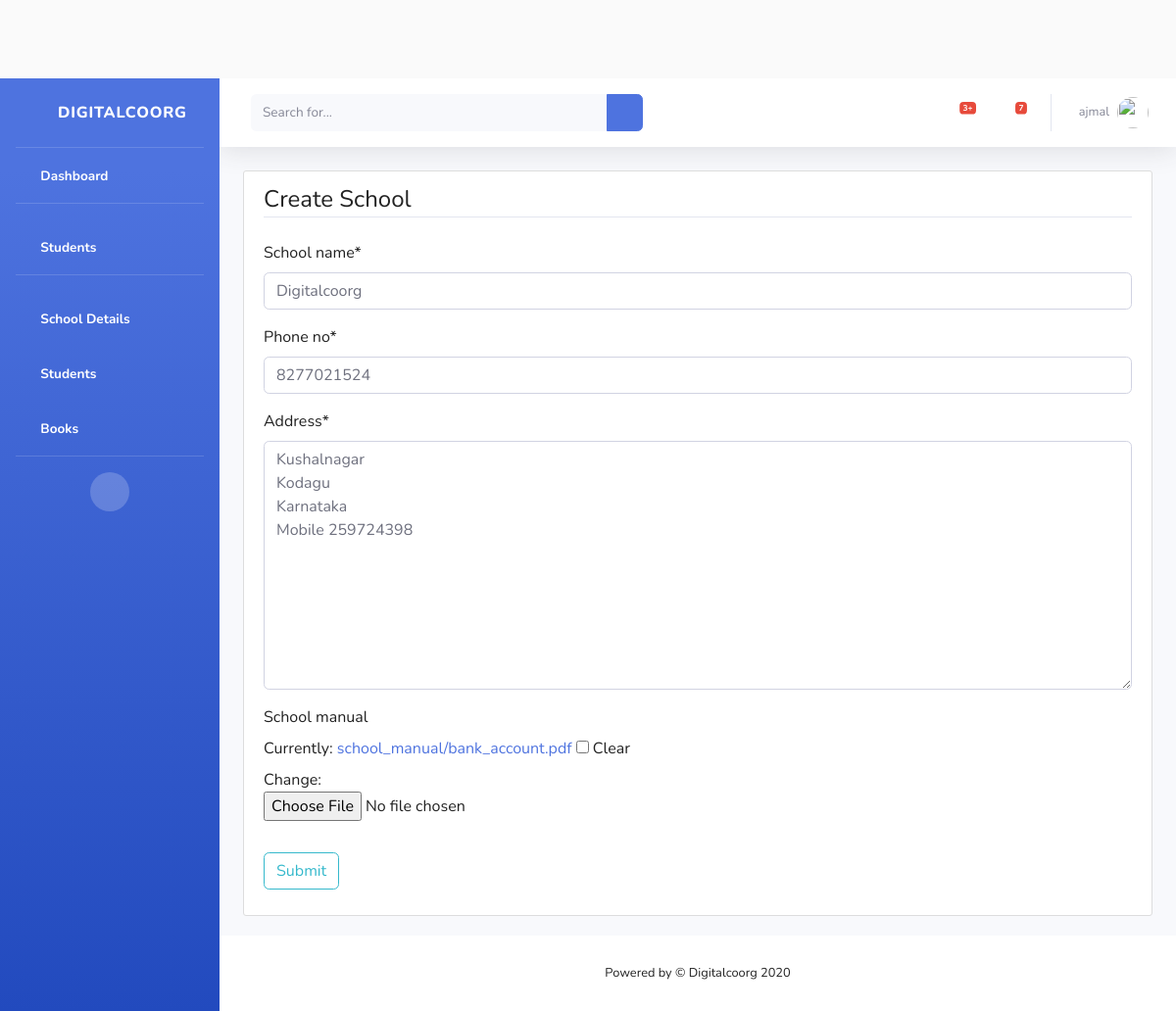
Screenshot of /students/school/6/update/ (signed in) with the database file from the repository.
### students/models.py (models this page shows, shortened)
class School(models.Model):
    school_name = models.CharField(max_length=250)
    phone_no = models.CharField(max_length=13)
    address = models.TextField()
    date_posted = models.DateTimeField(default=timezone.now)
    author = models.ForeignKey(User, on_delete=models.CASCADE)
    school_manual = models.FileField(upload_to='school_manual', null=True,blank=True)

### students/views.py (the view, shortened to what this page needs)
# urls.py: path('school/<int:pk>/update/', SchoolUpdateView.as_view(), name='school-update'),
class SchoolUpdateView(LoginRequiredMixin, UserPassesTestMixin, UpdateView):
    model = School
    fields = ['school_name','phone_no','address','school_manual']
    def test_func(self):
        school = self.get_object()
        if self.request.user == school.author:
            return True
        return False

### students/templates/students/school_form.html (shortened to what this page needs)
{% extends "students/base.html" %}
{% load crispy_forms_tags %}
{% block content %}
    <div class="content-section">
        <form method="POST" enctype="multipart/form-data" >
            <fieldset class="form-group">
                <legend class="border-bottom mb-4">Create School</legend>
                {{ form|crispy }}
            </fieldset>
            <div class="form-group">
                <button class="btn btn-outline-info" type="submit">Submit</button>
            </div>
        </form>
    </div>
{% endblock content %}

### students/templates/students/base.html (shortened to what this page needs)
{% load static %}
<!DOCTYPE html>
<html lang="en">
<head>
  <link href="{% static 'vendor/fontawesome-free/css/all.min.css' %}" rel="stylesheet" type="text/css">
  <link href="{% static 'css/sb-admin-2.min.css' %}" rel="stylesheet">
  <link rel="stylesheet" type="text/css" href="{% static 'blog/main.css' %}">
</head>
<body id="page-top">
  <div id="wrapper">
    <ul class="navbar-nav bg-gradient-primary sidebar sidebar-dark accordion" id="accordionSidebar">
      <a class="sidebar-brand d-flex align-items-center justify-content-center" href="{% url 'student-home' %}">
        <div class="sidebar-brand-icon rotate-n-15">
          <i class="fas fa-laugh-wink"></i>
        </div>
        <div class="sidebar-brand-text mx-3">Digitalcoorg</div>
      </a>
      <hr class="sidebar-divider my-0">
      <li class="nav-item active">
        <a class="nav-link" href="{% url 'student-home' %}">
          <i class="fas fa-fw fa-tachometer-alt"></i>
          <span>Dashboard</span></a>
      </li>
      <hr class="sidebar-divider">
        <li class="nav-item active">
          <a class="nav-link" href="{% url 'student-home' %}">
            <i class="fas fa-fw fa-tachometer-alt"></i>
            <span>Students</span></a>
        </li>
        <hr class="sidebar-divider">
       <li class="nav-item active">
        <a class="nav-link collapsed" href="{% url 'schools' %}" data-toggle="collapse" data-target="#collapseTwo" aria-expanded="true" aria-controls="collapseTwo">
          <i class="fas fa-fw  fa-university"></i>
          <span>School Details</span>
        </a>
      </li>
      <li class="nav-item active">
        <a class="nav-link collapsed" href="{% url 'student-home' %}" data-toggle="collapse" data-target="#collapseThree" aria-expanded="true" aria-controls="collapseThree">
          <i class="fas fa-fw fa-user-circle"></i>
          <span>Students</span>
        </a>
      </li>
       <li class="nav-item active">
        <a class="nav-link collapsed" href="{% url 'book_list' %}" data-toggle="collapse" data-target="#collapseBook" aria-expanded="true" aria-controls="collapseBook">
          <i class="fas fa-fw fa-book"></i>
          <span>Books</span>
        </a>
      </li>
      <hr class="sidebar-divider d-none d-md-block">
      <div class="text-center d-none d-md-inline">
        <button class="rounded-circle border-0" id="sidebarToggle"></button>
      </div>
    </ul>
    <div id="content-wrapper" class="d-flex flex-column">
      <div id="content">
        <nav class="navbar navbar-expand navbar-light bg-white topbar mb-4 static-top shadow">
          <form class="d-none d-sm-inline-block form-inline mr-auto ml-md-3 my-2 my-md-0 mw-100 navbar-search">
            <div class="input-group">
              <input type="text" class="form-control bg-light border-0 small" placeholder="Search for..." aria-label="Search" aria-describedby="basic-addon2">
              <div class="input-group-append">
                <button class="btn btn-primary" type="button">
                  <i class="fas fa-search fa-sm"></i>
                </button>
              </div>
            </div>
          </form>
          <ul class="navbar-nav ml-auto">
            {% if user.is_authenticated %}
            <li class="nav-item dropdown no-arrow mx-1">
              <a class="nav-link dropdown-toggle" href="#" id="alertsDropdown" role="button" data-toggle="dropdown" aria-haspopup="true" aria-expanded="false">
                <i class="fas fa-bell fa-fw"></i>
                <span class="badge badge-danger badge-counter">3+</span>
              </a>
            </li>
            <li class="nav-item dropdown no-arrow mx-1">
              <a class="nav-link dropdown-toggle" href="#" id="messagesDropdown" role="button" data-toggle="dropdown" aria-haspopup="true" aria-expanded="false">
                <i class="fas fa-envelope fa-fw"></i>
                <span class="badge badge-danger badge-counter">7</span>
              </a>
            </li>
            <li class="nav-item dropdown no-arrow">
              <a class="nav-link dropdown-toggle" href="#" id="userDropdown" role="button" data-toggle="dropdown" aria-haspopup="true" aria-expanded="false">
                <span class="mr-2 d-none d-lg-inline text-gray-600 small">{{ user.username }}</span>
                <img class="img-profile rounded-circle" src="https://source.unsplash.com/QAB-WJcbgJk/60x60">
              </a>
            </li>
            {% endif %}
          </ul>
        </nav>
		<div class="container-fluid">
		<div class="row">
        <div class="col-md-12">
          {% block content %}{% endblock %}
        </div>
      </div>
        </div>
      </div>
      <footer class="sticky-footer bg-white">
        <div class="container my-auto">
          <div class="copyright text-center my-auto">
            <span>Powered by &copy; Digitalcoorg 2020</span>
          </div>
        </div>
      </footer>
    </div>
  </div>
</body>
</html>

### students/static/students/main.css (style rules this page uses)
body { background: #fafafa; color: #222; margin-top: 5rem; }
ul { margin: 0; }
.content-section { background: #ffffff; padding: 10px 20px; border: 1px solid #dddddd; border-radius: 3px; margin-bottom: 20px; }

### rows the page displays
School: school_name "Digitalcoorg", phone_no "8277021524", address "Kushalnagar Kodagu Karnataka Mobile 259724398"

### other values shown
{{ user.username }} "ajmal"
